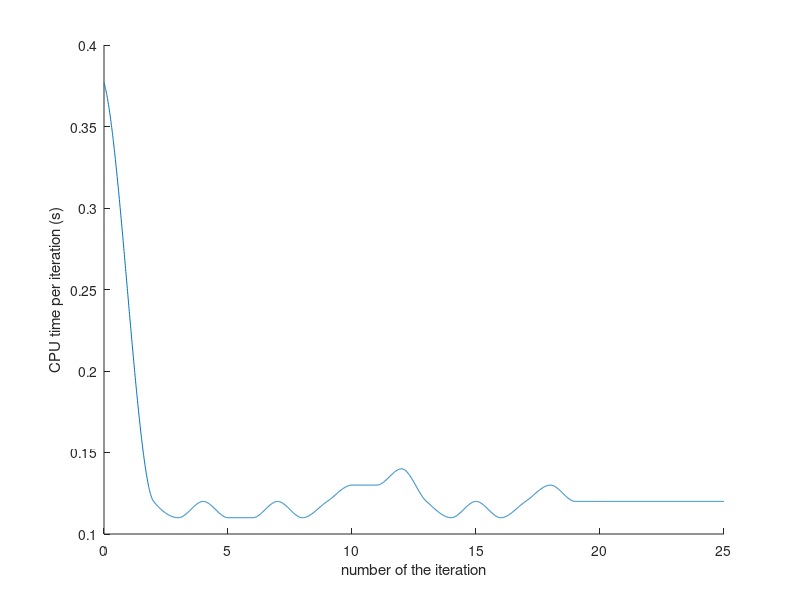

Source code (MATLAB):
% Plots

x = [1:25];
y1 = [0.24
    0.12
    0.11
    0.12
    0.11
    0.11
    0.12
    0.11
    0.12
    0.13
    0.13
    0.14
    0.12
    0.11
    0.12
    0.11
    0.12
    0.13
    0.12
    0.12
    0.12
    0.12
    0.12
    0.12
    0.12];

% y2 = [];

% y3 = [0.08
% 0.08
% 0.09
% 0.08
% 0.08
% 0.06
% 0.07
% 0.07];

avgTime = mean(y1);
xi = 0:0.01:25;
y1 = pchip(x,y1,xi);
% y2 = pchip(x,y2,xi);
% y3 = pchip(x,y3,xi);

figure()
hold on
xlabel('number of the iteration');
ylabel('CPU time per iteration (s)');
plot(xi,y1);
% plot(xi,y2);
% plot(xi,y3);
% legend('y = constraints on kernels', 'y = original algorithm','y = smooth kernel structure','Location','northwest');
hold off

filename = 'CPU time Uber';
saveas(gcf,filename,'bmp');